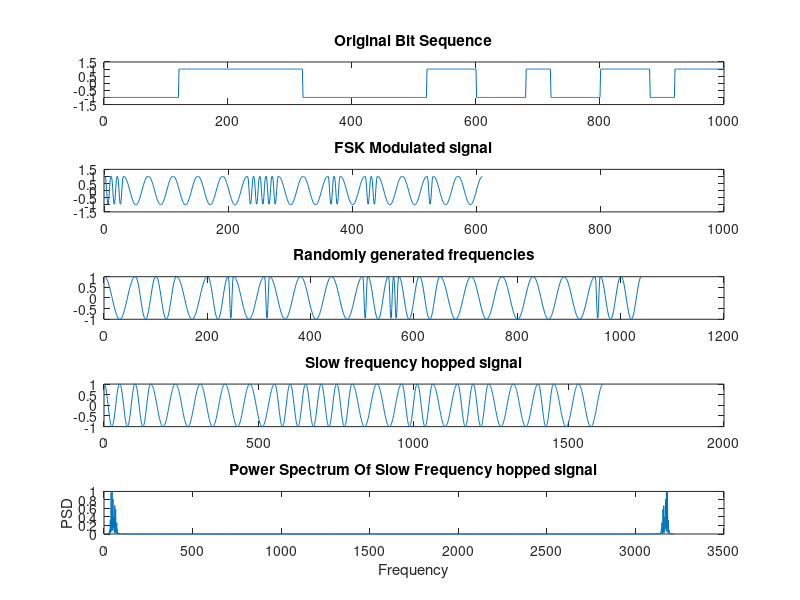

MATLAB code for this plot:
% Slow Frequency Hop Spread Spectrum
clc;
clear all;
close all;

% Generating the data bit pattern
s=round(rand(1,25));

% FSK modulation of carrier by data signal
t1=0:2*pi/9:2*pi;
t2=0:2*pi/39:2*pi;
ca1=cos(t1);
ca2=cos(t2);
signal=[];
carrier=[];
for k=1:25
    if s(1,k)==0
        sig=-ones(1,40); % 10 minus ones for bit 0
        wavef = ca1;
    else
        sig=ones(1,40); % 40 ones for bit 1
        wavef = ca2;
    end
    signal=[signal sig];
    carrier=[carrier wavef];
end
subplot(5,1,1)
plot(signal);
axis([0 1000 -1.5 1.5]);
title('Original Bit Sequence');
subplot(5,1,2);
plot(carrier);
axis([-1 1000 -1.5 1.5]);
title('FSK Modulated signal');

% Preparation of 3 new carrier frequencies
ta1=[0:2*pi/9:2*pi];
ta2=[0:2*pi/39:2*pi];
ta3=[0:2*pi/59:2*pi];
cb1=cos(ta1);
cb2=cos(ta2);
cb3=cos(ta3);
spread_signal=[];
for n=1:25
c = randi([1 3],1,1);
        switch(c)
        case(1)
            spread_signal=[spread_signal cb1];
        case(2)
            spread_signal=[spread_signal cb2];
        case(3)
            spread_signal=[spread_signal cb3];
        end
 end
subplot(5,1,3)
plot(spread_signal);
title('Randomly generated frequencies');
   
% Generation of sum frequency
t1=0:2*pi/19:2*pi;
t2=0:2*pi/49:2*pi;
t3=0:2*pi/69:2*pi;
t4=0:2*pi/79:2*pi;
t5=0:2*pi/99:2*pi;
c1=cos(t1);
c2=cos(t2);
c3=cos(t3);
c4=cos(t4);
c5=cos(t5);
%Generation of transmitted sequence
txsig=[];
for i=1:25
    if (s(1,i)==0) && (c==1)
        txs=c1;
    else if (s(1,i)==0) && (c==2)
        txs=c2;
        else if (s(1,i)==0) && (c==3)
             txs=c3;
                else if (s(1,i)==1) && (c==1)
                     txs=c2;
                    else if (s(1,i)==1) && (c==2)
                         txs=c4;
                        else if (s(1,i)==1) && (c==3)
                             txs=c5;
                        end
                    end
               end
            end
        end
    end
txsig=[txsig txs];
end
subplot(5,1,4)
plot(txsig)
title('Slow frequency hopped signal');

% Power Spectrum Of Slow Frequency hopped signal
power_spectrum=abs(fft(xcorr(txsig)));
subplot(5,1,5)
plot(power_spectrum/max(power_spectrum))
xlabel('Frequency')
ylabel('PSD')
title('Power Spectrum Of Slow Frequency hopped signal');
